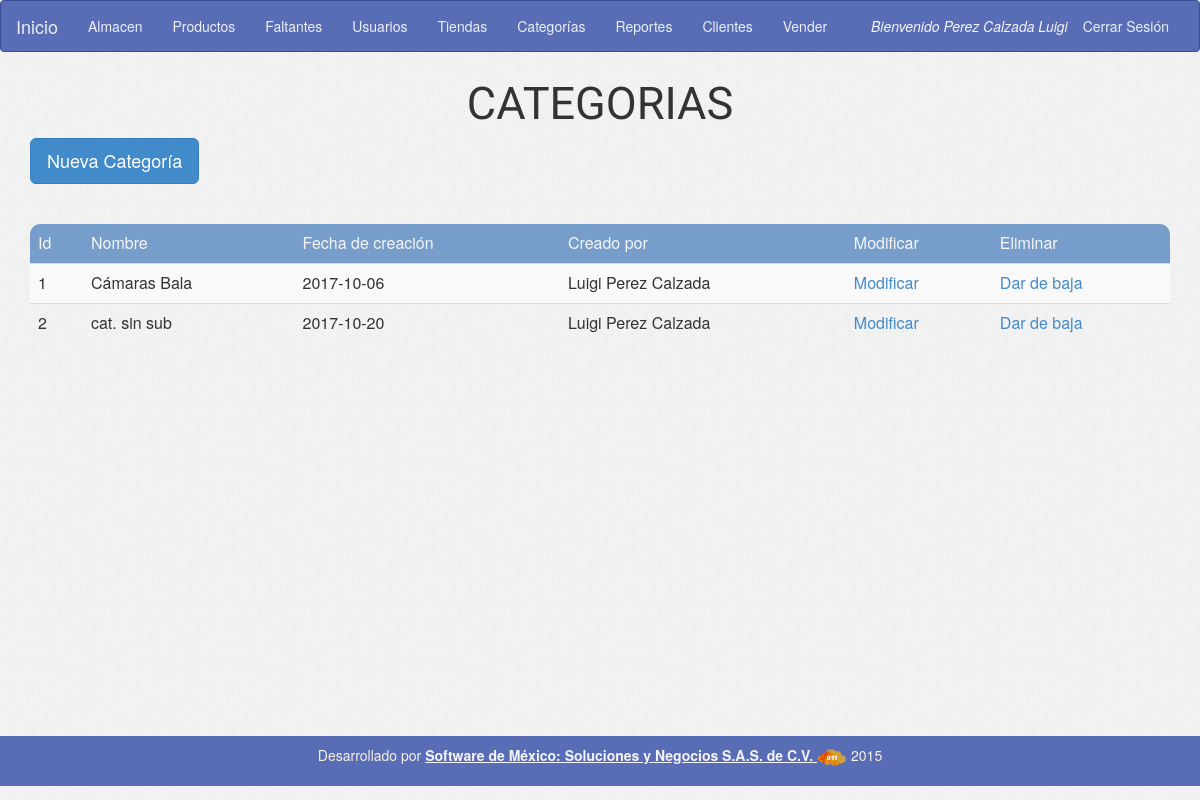
Before: /cotizador/form_select_category_2.php (signed in) with the older database file.
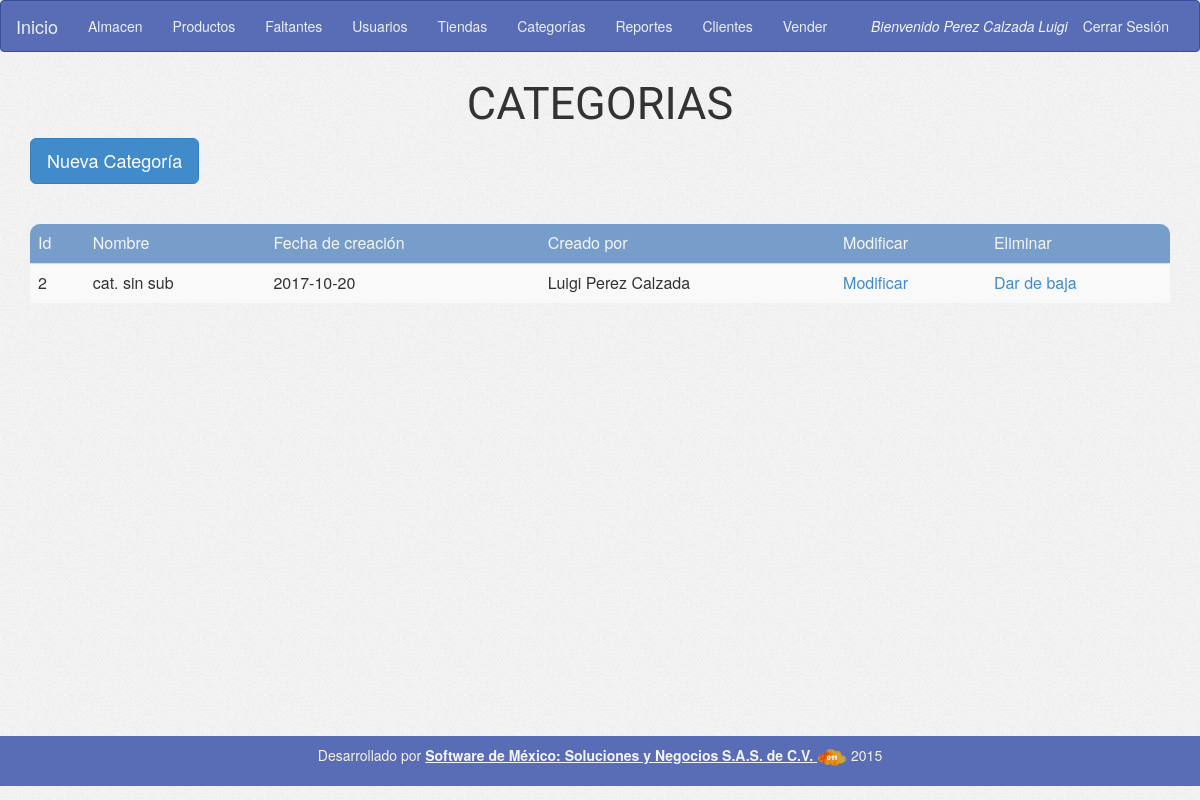
After: the same page with the newer database file.
### tables this page shows
CREATE TABLE `categorias` (
  `id` int(11) NOT NULL,
  `nombre` varchar(50) NOT NULL,
  `created` date NOT NULL,
  `created_by_user_id` int(11) NOT NULL,
  `activo` tinyint(4) NOT NULL,
  `img` varchar(50) DEFAULT NULL
);

### cotizador/config/conexion.php (called while the page is built, shortened)
<?php
	$tCategory="categorias";
        $tUser="usuarios";
?>

### cotizador/form_select_category_2.php (the view, shortened to what this page needs)
<?php
include('config/conexion.php');
include('header.php');
include ('menu.php');
if (!isset($_SESSION['sessA']))
  echo '<div class="row"><div class="col-sm-12 text-center"><h2>No ha iniciado sesión de Administrador</h2></div></div>';
else if ($_SESSION['perfil'] != "1")
  echo '<div class="row><div class="col-sm-12 text-center"><h2>No tienes permiso para entrar a esta sección</h2></div></div>';
else {
  $sqlGetCategory = "SELECT id, nombre, created, (SELECT CONCAT(nombre,' ',ap,' ',am) FROM $tUser WHERE id=$tCategory.created_by_user_id ) as created_by FROM $tCategory WHERE activo='1' ";
  $resGetCategory = $con->query($sqlGetCategory);
  $optCategory = '';
  if ($resGetCategory->num_rows > 0) {
    while ($rowGetCategory = $resGetCategory->fetch_assoc()) {
      $optCategory .= '<tr>';
      $optCategory .= '<td>' . $rowGetCategory['id'] . '</td>';
      $optCategory .= '<td>' . $rowGetCategory['nombre'] . '</td>';
      $optCategory .= '<td>' . $rowGetCategory['created'] . '</td>';
      $optCategory .= '<td>' . $rowGetCategory['created_by'] . '</td>';
      $optCategory .= '<td><a href="form_update_category.php?id=' . $rowGetCategory['id'] . '" >Modificar</a></td>';
      $optCategory .= '<td><a class="delete" data-id="' . $rowGetCategory['id'] . '" >Dar de baja</a></td>';
      $optCategory .= '</tr>';
    }
  } else {
    $optCategory.='<tr><td colspan="6">No existen categorías aún.</td></tr>';
  }
  ?>
  <div class="container">
    <div class="row">
      <div class="titulo-crud text-center">
        CATEGORIAS
      </div>
      <div class="col-md-12">
        <button type="button" class="btn btn-primary btn-lg" data-toggle="modal" data-target="#myModal">
          Nueva Categoría
        </button>
      </div>
    </div>
    <br>
     <div class="msg"></div>
    <table class="table table-striped">
      <thead>
        <tr>
            <td class="t-head-first">Id</td>
            <td class="t-head">Nombre</td>
            <td class="t-head">Fecha de creación</td>
            <td class="t-head-last">Creado por</td>
            <td class="t-head">Modificar</td>
            <td class="t-head-last">Eliminar</td>
        </tr>
      </thead>
      <tbody>
	<?= $optCategory; ?>
      </tbody>
    </table>
  </div>
  <?php
}
include ('footer.php');
?>

Changed rows visible on the page:
no longer on this page (row edited): categorias: id "1", nombre "Cámaras Bala", created "2017-10-06", created_by "Luigi Perez Calzada"
